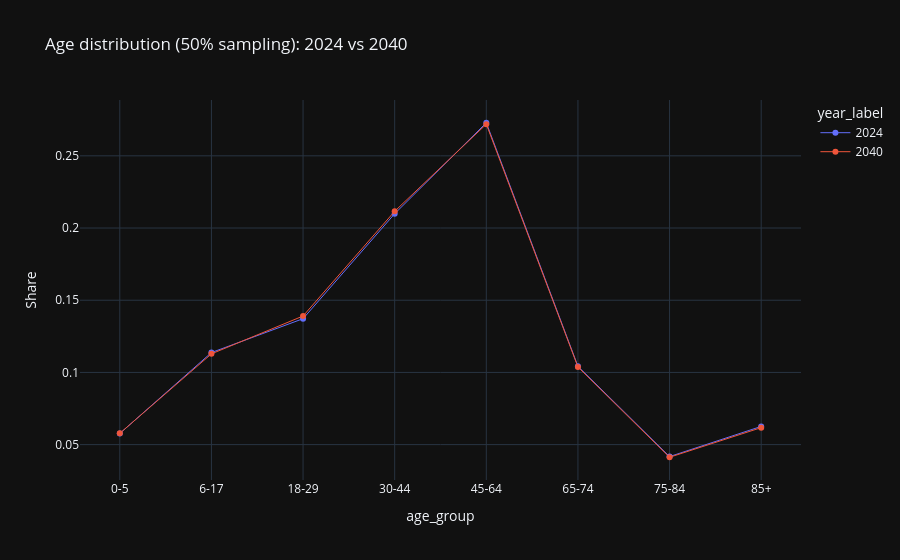
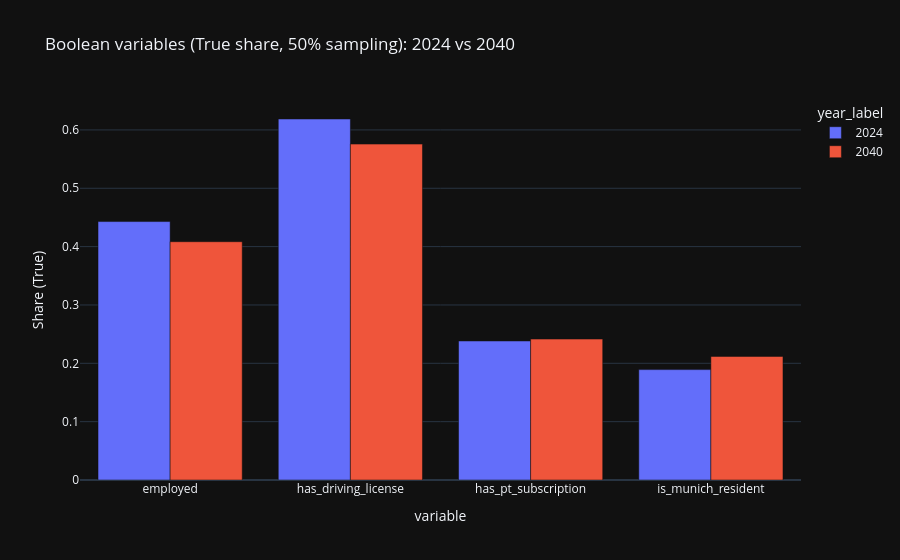
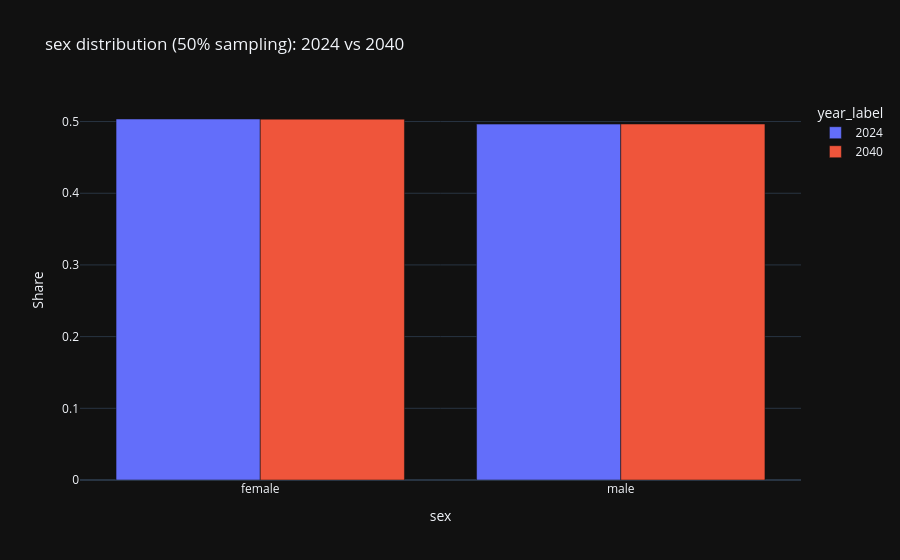
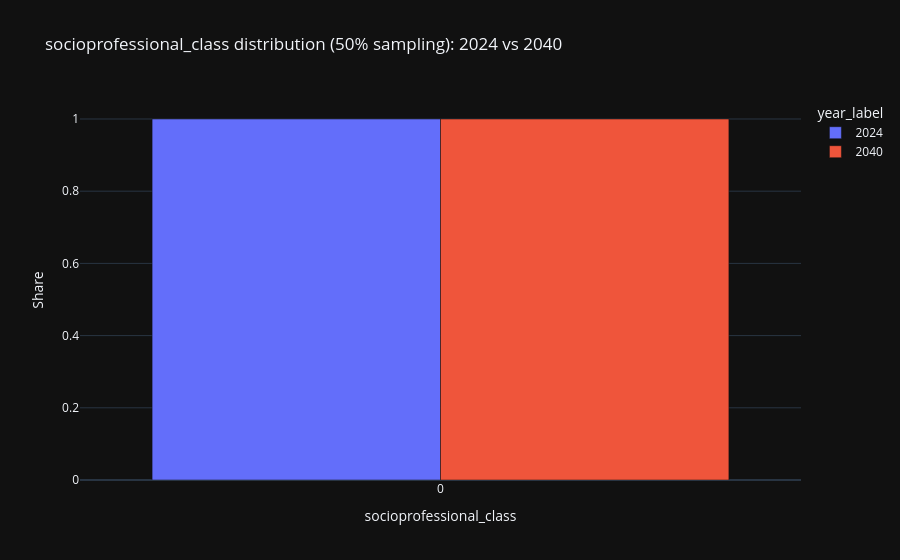

These figures' notebook cell, in order:
### Markdown cell above
## 50% comparison (2024 vs 2040)

### Code cell
df_50 = df_all[df_all["sample_pct"] == 50].copy()
df_50["year_label"] = df_50["year"].astype(str)

age_dist = df_50.groupby(["year_label", "age_group"]).size().reset_index(name="count")
age_dist["share"] = age_dist["count"] / age_dist.groupby("year_label")["count"].transform("sum")

fig = px.line(
    age_dist,
    x="age_group",
    y="share",
    color="year_label",
    markers=True,
    title="Age distribution (50% sampling): 2024 vs 2040",
    category_orders={"age_group": age_labels, "year_label": ["2024", "2040"]},
)
fig.update_yaxes(title="Share")
fig.update_traces(line={"width": 1})
fig.show()

bool_cols_plot = [c for c in bool_cols if c in analysis_cols]

if bool_cols_plot:
    bool_rows = []
    for col in bool_cols_plot:
        dist = df_50.groupby(["year_label", col]).size().reset_index(name="count")
        dist["share"] = dist["count"] / dist.groupby("year_label")["count"].transform("sum")
        dist_true = dist[dist[col] == True]
        for _, row in dist_true.iterrows():
            bool_rows.append(
                {
                    "variable": col,
                    "year_label": row["year_label"],
                    "share_true": row["share"],
                }
            )

    bool_df = pd.DataFrame(bool_rows)
    fig = px.bar(
        bool_df,
        x="variable",
        y="share_true",
        color="year_label",
        barmode="group",
        title="Boolean variables (True share, 50% sampling): 2024 vs 2040",
        category_orders={"year_label": ["2024", "2040"], "variable": bool_cols_plot},
    )
    fig.update_yaxes(title="Share (True)")
    fig.show()

for col in [c for c in analysis_cols if c not in ("age_group", *bool_cols_plot)]:
    dist = df_50.groupby(["year_label", col]).size().reset_index(name="count")
    dist["share"] = dist["count"] / dist.groupby("year_label")["count"].transform("sum")

    fig = px.bar(
        dist,
        x=col,
        y="share",
        color="year_label",
        barmode="group",
        title=f"{col} distribution (50% sampling): 2024 vs 2040",
        category_orders={"year_label": ["2024", "2040"], col: get_categories(col)},
    )
    fig.update_yaxes(title="Share")
    fig.show()

### Figure 1 — Plotly figure (JSON) as saved in the notebook; plotly's stock layout.template omitted (floating-point values rounded to 4 significant figures)
{"data": [{"hovertemplate": "year_label=2024<br>age_group=%{x}<br>share=%{y}<extra></extra>", "legendgroup": "2024", "line": {"color": "#636efa", "dash": "solid", "width": 1}, "marker": {"symbol": "circle"}, "mode": "lines+markers", "name": "2024", "orientation": "v", "showlegend": true, "type": "scatter", "x": ["0-5", "6-17", "18-29", "30-44", "45-64", "65-74", "75-84", "85+"], "xaxis": "x", "y": [0.05769, 0.1137, 0.1372, 0.2099, 0.2729, 0.1042, 0.04171, 0.0626], "yaxis": "y"}, {"hovertemplate": "year_label=2040<br>age_group=%{x}<br>share=%{y}<extra></extra>", "legendgroup": "2040", "line": {"color": "#EF553B", "dash": "solid", "width": 1}, "marker": {"symbol": "circle"}, "mode": "lines+markers", "name": "2040", "orientation": "v", "showlegend": true, "type": "scatter", "x": ["0-5", "6-17", "18-29", "30-44", "45-64", "65-74", "75-84", "85+"], "xaxis": "x", "y": [0.05783, 0.1129, 0.1391, 0.2116, 0.2719, 0.1037, 0.04125, 0.06175], "yaxis": "y"}], "layout": {"legend": {"title": {"text": "year_label"}, "tracegroupgap": 0}, "title": {"text": "Age distribution (50% sampling): 2024 vs 2040"}, "xaxis": {"anchor": "y", "categoryarray": ["0-5", "6-17", "18-29", "30-44", "45-64", "65-74", "75-84", "85+"], "categoryorder": "array", "domain": [0, 1], "title": {"text": "age_group"}}, "yaxis": {"anchor": "x", "domain": [0, 1], "title": {"text": "Share"}}}}

### Figure 2 — Plotly figure (JSON) as saved in the notebook; plotly's stock layout.template omitted (floating-point values rounded to 4 significant figures)
{"data": [{"alignmentgroup": "True", "hovertemplate": "year_label=2024<br>variable=%{x}<br>share_true=%{y}<extra></extra>", "legendgroup": "2024", "marker": {"color": "#636efa", "pattern": {"shape": ""}}, "name": "2024", "offsetgroup": "2024", "orientation": "v", "showlegend": true, "textposition": "auto", "type": "bar", "x": ["employed", "has_driving_license", "has_pt_subscription", "is_munich_resident"], "xaxis": "x", "y": [0.4429, 0.6187, 0.2383, 0.1892], "yaxis": "y"}, {"alignmentgroup": "True", "hovertemplate": "year_label=2040<br>variable=%{x}<br>share_true=%{y}<extra></extra>", "legendgroup": "2040", "marker": {"color": "#EF553B", "pattern": {"shape": ""}}, "name": "2040", "offsetgroup": "2040", "orientation": "v", "showlegend": true, "textposition": "auto", "type": "bar", "x": ["employed", "has_driving_license", "has_pt_subscription", "is_munich_resident"], "xaxis": "x", "y": [0.4084, 0.5757, 0.2415, 0.2118], "yaxis": "y"}], "layout": {"barmode": "group", "legend": {"title": {"text": "year_label"}, "tracegroupgap": 0}, "title": {"text": "Boolean variables (True share, 50% sampling): 2024 vs 2040"}, "xaxis": {"anchor": "y", "categoryarray": ["employed", "has_driving_license", "has_pt_subscription", "is_munich_resident"], "categoryorder": "array", "domain": [0, 1], "title": {"text": "variable"}}, "yaxis": {"anchor": "x", "domain": [0, 1], "title": {"text": "Share (True)"}}}}

### Figure 3 — Plotly figure (JSON) as saved in the notebook; plotly's stock layout.template omitted (floating-point values rounded to 4 significant figures)
{"data": [{"alignmentgroup": "True", "hovertemplate": "year_label=2024<br>sex=%{x}<br>share=%{y}<extra></extra>", "legendgroup": "2024", "marker": {"color": "#636efa", "pattern": {"shape": ""}}, "name": "2024", "offsetgroup": "2024", "orientation": "v", "showlegend": true, "textposition": "auto", "type": "bar", "x": ["female", "male"], "xaxis": "x", "y": [0.5036, 0.4964], "yaxis": "y"}, {"alignmentgroup": "True", "hovertemplate": "year_label=2040<br>sex=%{x}<br>share=%{y}<extra></extra>", "legendgroup": "2040", "marker": {"color": "#EF553B", "pattern": {"shape": ""}}, "name": "2040", "offsetgroup": "2040", "orientation": "v", "showlegend": true, "textposition": "auto", "type": "bar", "x": ["female", "male"], "xaxis": "x", "y": [0.5034, 0.4966], "yaxis": "y"}], "layout": {"barmode": "group", "legend": {"title": {"text": "year_label"}, "tracegroupgap": 0}, "title": {"text": "sex distribution (50% sampling): 2024 vs 2040"}, "xaxis": {"anchor": "y", "categoryarray": ["female", "male"], "categoryorder": "array", "domain": [0, 1], "title": {"text": "sex"}}, "yaxis": {"anchor": "x", "domain": [0, 1], "title": {"text": "Share"}}}}

### Figure 4 — Plotly figure (JSON) as saved in the notebook; plotly's stock layout.template omitted (floating-point values rounded to 4 significant figures)
{"data": [{"alignmentgroup": "True", "hovertemplate": "year_label=2024<br>socioprofessional_class=%{x}<br>share=%{y}<extra></extra>", "legendgroup": "2024", "marker": {"color": "#636efa", "pattern": {"shape": ""}}, "name": "2024", "offsetgroup": "2024", "orientation": "v", "showlegend": true, "textposition": "auto", "type": "bar", "x": [0], "xaxis": "x", "y": [1.0], "yaxis": "y"}, {"alignmentgroup": "True", "hovertemplate": "year_label=2040<br>socioprofessional_class=%{x}<br>share=%{y}<extra></extra>", "legendgroup": "2040", "marker": {"color": "#EF553B", "pattern": {"shape": ""}}, "name": "2040", "offsetgroup": "2040", "orientation": "v", "showlegend": true, "textposition": "auto", "type": "bar", "x": [0], "xaxis": "x", "y": [1.0], "yaxis": "y"}], "layout": {"barmode": "group", "legend": {"title": {"text": "year_label"}, "tracegroupgap": 0}, "title": {"text": "socioprofessional_class distribution (50% sampling): 2024 vs 2040"}, "xaxis": {"anchor": "y", "categoryarray": [0], "categoryorder": "array", "domain": [0, 1], "title": {"text": "socioprofessional_class"}}, "yaxis": {"anchor": "x", "domain": [0, 1], "title": {"text": "Share"}}}}
